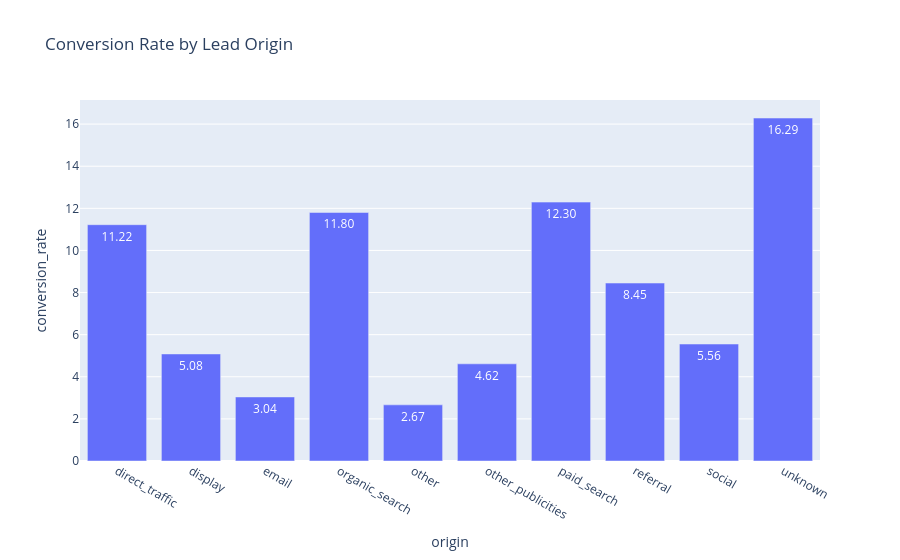
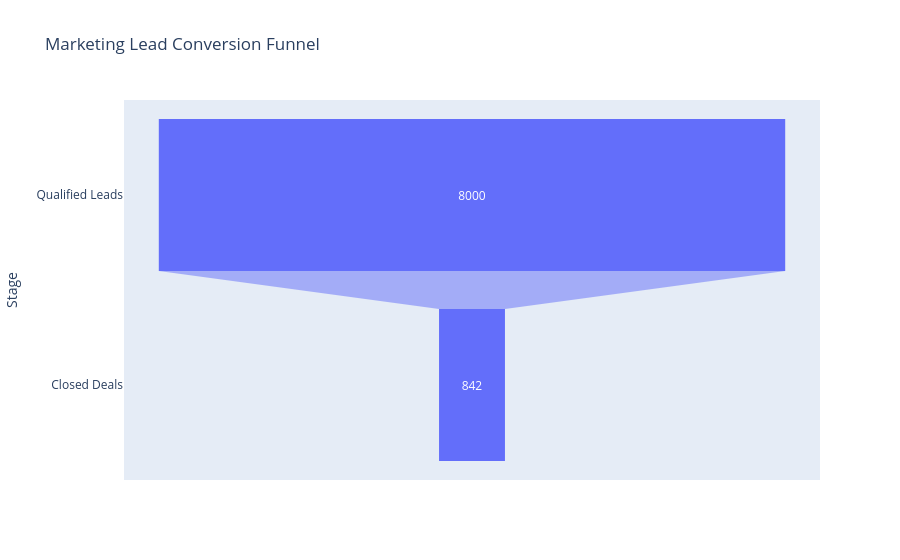

Notebook code cell kept with these figures, in order:
### Code cell
# Lead Origin Distribution
plt.figure(figsize=(10, 5))
sns.countplot(data=leads, y='origin',
              order=leads['origin'].value_counts().index)
plt.title("Marketing Leads by Origin")
plt.show()

# Conversion Rate by Origin
fig = px.bar(
    origin_analysis,
    x='origin',
    y='conversion_rate',
    title='Conversion Rate by Lead Origin',
    text_auto='.2f'
)
fig.show()

# Marketing Funnel
fig = px.funnel(
    pd.DataFrame({
        'Stage': ['Qualified Leads', 'Closed Deals'],
        'Count': [total_leads, converted_leads]
    }),
    x='Count',
    y='Stage',
    title='Marketing Lead Conversion Funnel'
)
fig.show()

### Figure 1 — Plotly figure (JSON) as saved in the notebook; plotly's stock layout.template omitted (floating-point values rounded to 4 significant figures)
{"data": [{"hovertemplate": "origin=%{x}<br>conversion_rate=%{y}<extra></extra>", "legendgroup": "", "marker": {"color": "#636efa", "pattern": {"shape": ""}}, "name": "", "orientation": "v", "showlegend": false, "textposition": "auto", "texttemplate": "%{y:.2f}", "type": "bar", "x": ["direct_traffic", "display", "email", "organic_search", "other", "other_publicities", "paid_search", "referral", "social", "unknown"], "xaxis": "x", "y": [11.22, 5.085, 3.043, 11.8, 2.667, 4.615, 12.3, 8.451, 5.556, 16.29], "yaxis": "y"}], "layout": {"barmode": "relative", "legend": {"tracegroupgap": 0}, "title": {"text": "Conversion Rate by Lead Origin"}, "xaxis": {"anchor": "y", "domain": [0, 1], "title": {"text": "origin"}}, "yaxis": {"anchor": "x", "domain": [0, 1], "title": {"text": "conversion_rate"}}}}

### Figure 2 — Plotly figure (JSON) as saved in the notebook; plotly's stock layout.template omitted (floating-point values rounded to 4 significant figures)
{"data": [{"hovertemplate": "Count=%{x}<br>Stage=%{y}<extra></extra>", "legendgroup": "", "marker": {"color": "#636efa"}, "name": "", "orientation": "h", "showlegend": false, "type": "funnel", "x": [8000, 842], "xaxis": "x", "y": ["Qualified Leads", "Closed Deals"], "yaxis": "y"}], "layout": {"legend": {"tracegroupgap": 0}, "title": {"text": "Marketing Lead Conversion Funnel"}, "xaxis": {"anchor": "y", "domain": [0, 1], "title": {"text": "Count"}}, "yaxis": {"anchor": "x", "domain": [0, 1], "title": {"text": "Stage"}}}}
